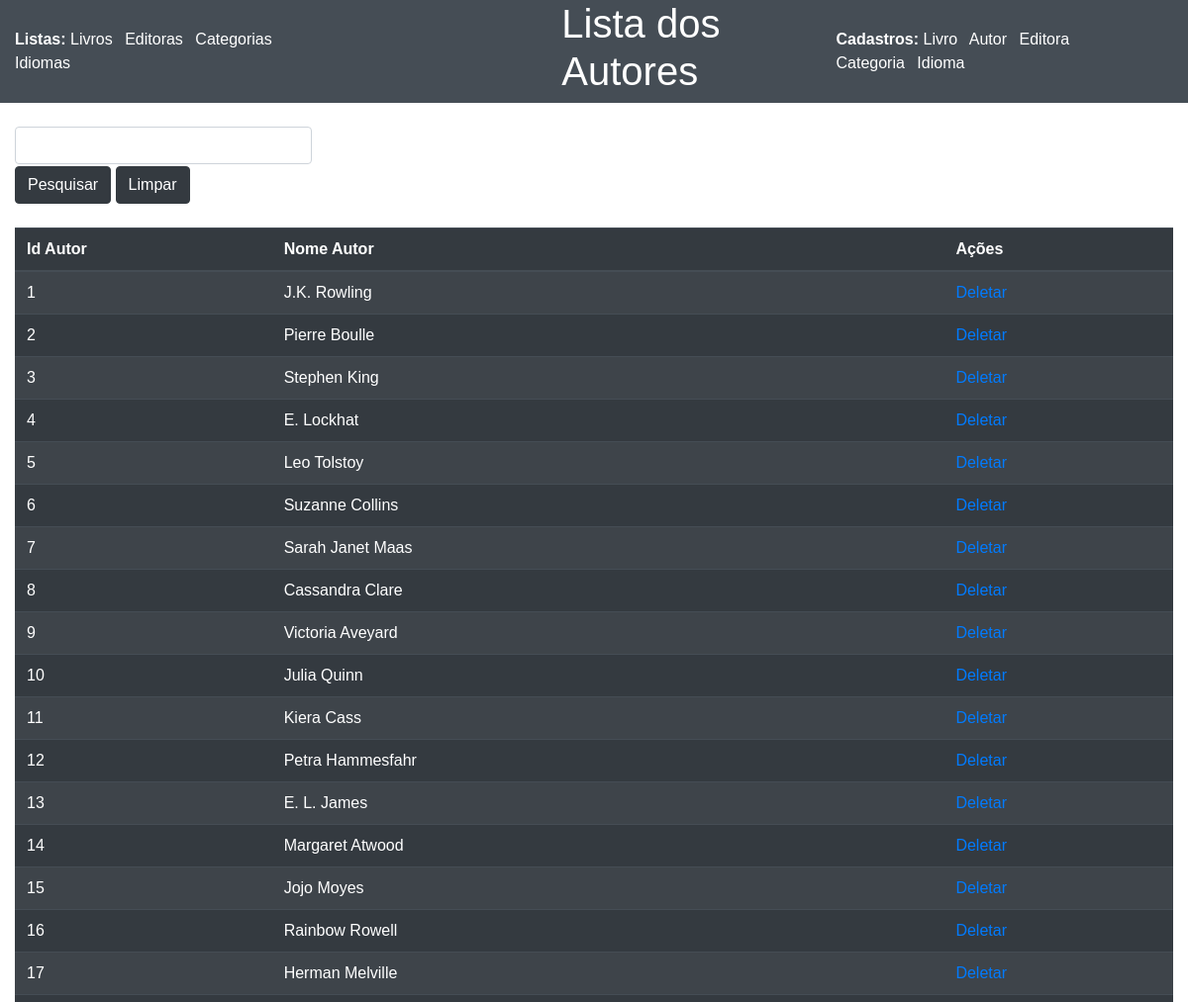
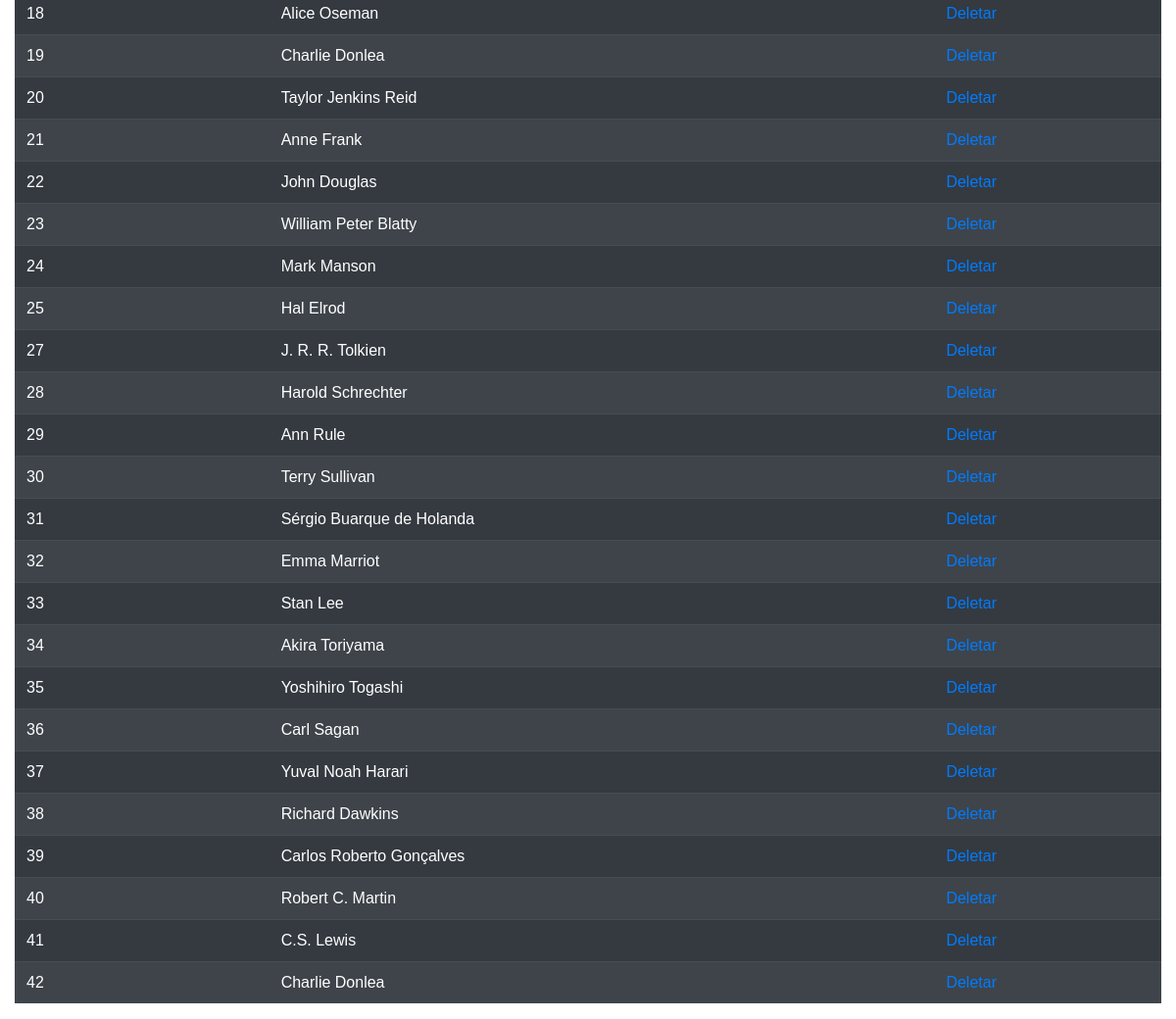
Page /ListarLivros/listaAutores.php on the committed database (2 pictures, top to bottom).
### tables this page shows
CREATE TABLE IF NOT EXISTS `autor` (
  `Id_Autor` int(11) NOT NULL AUTO_INCREMENT,
  `Nome_Autor` varchar(200) NOT NULL,
  `Descricao_Autor` varchar(500) DEFAULT NULL,
  PRIMARY KEY (`Id_Autor`)
);

### ListarLivros/listaAutores.php (the view, shortened to what this page needs)
<?php
require_once '../Database/conexao.php';
$filtrar = "";
$queryFiltrar = "";
$ordenacao = ' ORDER BY Id_Autor ASC';
?>
<html lang="pt-BR">
<head>
    <link rel="stylesheet" href="https://cdn.jsdelivr.net/npm/bootstrap@4.3.1/dist/css/bootstrap.min.css">
    <link rel="stylesheet" href="./styleLista.css">
</head>
<body>
    <header>
        <div style="padding: 15px;">
        <span style="color: white;"><strong>Listas:</strong></span>
        <a href="../ListarLivros/index.php" target="_blank" style="margin-right: 8px;">Livros</a>
        <a href="../ListarLivros/listaEditoras.php" target="_blank" style="margin-right: 8px;">Editoras</a>
        <a href="../ListarLivros/listaCategorias.php" target="_blank" style="margin-right: 8px;">Categorias</a>
        <a href="../ListarLivros/listaIdiomas.php" target="_blank" style="margin-right: 8px;">Idiomas</a>
        </div>
        <h1 style="margin-left: 250px;">Lista dos Autores</h1>
        <section style="margin-left: auto; margin-right:15px;">
            <div style="padding: 15px;">
            <span style="color: white;"><strong>Cadastros:</strong></span>
                <a href="../CadastroLivros/CadastroLivro.php" target="_blank" style="margin-right: 8px;">Livro</a>
                <a href="../CadastroAutor/CadastroAutor.php" target="_blank" style="margin-right: 8px;">Autor</a>
                <a href="../CadastroEditora/CadastroEditora.php" target="_blank" style="margin-right: 8px;">Editora</a>
                <a href="../CadastroCategoria/CadastroCategoria.php" target="_blank" style="margin-right: 8px;">Categoria</a>
                <a href="../CadastroIdioma/CadastroIdioma.php" target="_blank" style="margin-right: 8px;">Idioma</a>
            </div>
        </section>
    </header>
    <?php
    $queryListar = 'SELECT * FROM autor' . $ordenacao . $queryFiltrar;
    echo '<br>';
    echo '<div class="container-fluid"><form action="./listaAutores.php" method="POST" id="form-filtro" name="form-filtro">';
    echo "<input type='text' name='filtro' id='filtro' class='form-control' style='width:300px' value='$filtrar'>"
        . "<div style='margin-top:2px;'>"
        . "<button type='submit' name='btn-filtro' id='btn-filtro' style='cursor: pointer;' class='btn btn-dark'>Pesquisar</button><span>   </span>"
        . "<button type='submit' name='btn-limparFiltro' id='btn-limparFiltro' style='cursor: pointer;' class='btn btn-dark'>Limpar</button>";
    echo '</div></form></div>';
    $resultadoListar = mysqli_query($conexao, $queryListar);
    echo '<div class="container-fluid">';
    echo '<table class="table table-striped table-dark">';
    echo '<br> <thead>';
    echo '<tr><th scope="col">Id Autor</th>'
        . '<th scope="col">Nome Autor</th>'
        . '<th scope="col">Ações</th>'
        . '</tr> </thead> <tbody>';
    while ($linha_Autor = mysqli_fetch_array($resultadoListar)) {
        echo "<tr><td>$linha_Autor[Id_Autor]</td>"
            . "<td>$linha_Autor[Nome_Autor]</td>"
            . "<td><a href='listaAutores.php?id=" . $linha_Autor['Id_Autor'] . "&action=delete' class='btn-excluir' name='btn_delete' id='btn_delete_$linha_Autor[Id_Autor]'>Deletar</a></td>"
            . "</tr>";
    }
    echo '</tbody> </table>';
    ?>
</body>

### ListarLivros/styleLista.css (style rules this page uses)
* { margin: 0%; padding: 0%; box-sizing: border-box; font-family: 'Poppins', sans-serif; text-decoration: none; }
header { min-height: 9vh; display: flex; align-items: center; justify-content: center; background-color: #454d55; }
header h1 { font-size: 2.5em; color: #fff; }
header a { color: #fff; }

### rows in the picture
autor: Id_Autor "1", Nome_Autor "J.K. Rowling"
autor: Id_Autor "2", Nome_Autor "Pierre Boulle"
autor: Id_Autor "3", Nome_Autor "Stephen King"
autor: Id_Autor "4", Nome_Autor "E. Lockhat"
autor: Id_Autor "5", Nome_Autor "Leo Tolstoy"
autor: Id_Autor "6", Nome_Autor "Suzanne Collins"
autor: Id_Autor "7", Nome_Autor "Sarah Janet Maas"
autor: Id_Autor "8", Nome_Autor "Cassandra Clare"
autor: Id_Autor "9", Nome_Autor "Victoria Aveyard"
autor: Id_Autor "10", Nome_Autor "Julia Quinn"
autor: Id_Autor "11", Nome_Autor "Kiera Cass"
autor: Id_Autor "12", Nome_Autor "Petra Hammesfahr"
autor: Id_Autor "13", Nome_Autor "E. L. James"
autor: Id_Autor "14", Nome_Autor "Margaret Atwood"
autor: Id_Autor "15", Nome_Autor "Jojo Moyes"
autor: Id_Autor "16", Nome_Autor "Rainbow Rowell"
autor: Id_Autor "17", Nome_Autor "Herman Melville"
autor: Id_Autor "18", Nome_Autor "Alice Oseman"
autor: Id_Autor "19", Nome_Autor "Charlie Donlea"
autor: Id_Autor "20", Nome_Autor "Taylor Jenkins Reid"
autor: Id_Autor "21", Nome_Autor "Anne Frank"
autor: Id_Autor "22", Nome_Autor "John Douglas"
autor: Id_Autor "23", Nome_Autor "William Peter Blatty"
autor: Id_Autor "24", Nome_Autor "Mark Manson"
autor: Id_Autor "25", Nome_Autor "Hal Elrod"
autor: Id_Autor "27", Nome_Autor "J. R. R. Tolkien"
autor: Id_Autor "28", Nome_Autor "Harold Schrechter"
autor: Id_Autor "29", Nome_Autor "Ann Rule"
autor: Id_Autor "30", Nome_Autor "Terry Sullivan"
autor: Id_Autor "31", Nome_Autor "Sérgio Buarque de Holanda"
autor: Id_Autor "32", Nome_Autor "Emma Marriot"
autor: Id_Autor "33", Nome_Autor "Stan Lee"
autor: Id_Autor "34", Nome_Autor "Akira Toriyama"
autor: Id_Autor "35", Nome_Autor "Yoshihiro Togashi"
autor: Id_Autor "36", Nome_Autor "Carl Sagan"
autor: Id_Autor "37", Nome_Autor "Yuval Noah Harari"
autor: Id_Autor "38", Nome_Autor "Richard Dawkins"
autor: Id_Autor "39", Nome_Autor "Carlos Roberto Gonçalves"
autor: Id_Autor "40", Nome_Autor "Robert C. Martin"
autor: Id_Autor "41", Nome_Autor "C.S. Lewis"
autor: Id_Autor "42", Nome_Autor "Charlie Donlea"
